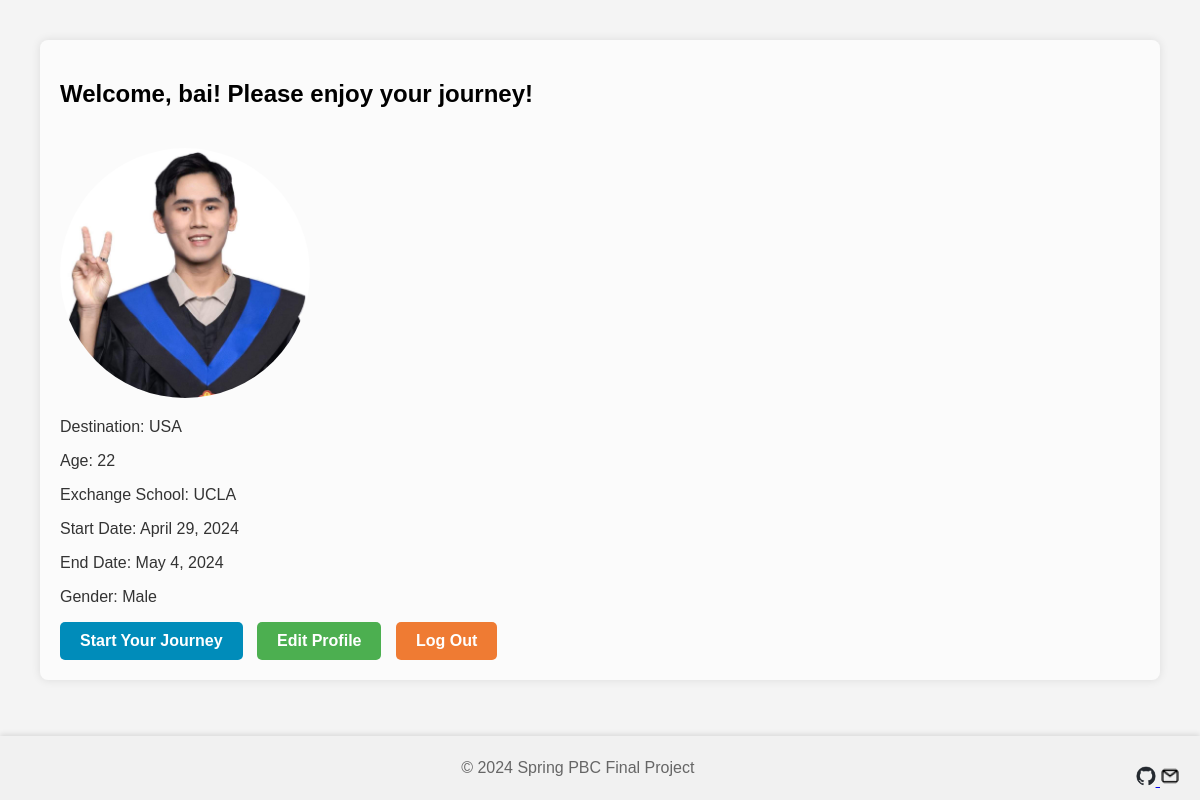
Page /welcome/ (signed in) on the committed database.
### login/models.py (models this page shows, shortened)
class UserProfile(models.Model):
    user = models.OneToOneField(User, on_delete=models.CASCADE)
    destination = models.CharField(max_length=100, blank=True, null=True)
    age = models.PositiveIntegerField(blank=True, null=True)
    exchange_school = models.CharField(max_length=100, blank=True, null=True)
    start_date = models.DateField(null=True, blank=True)
    end_date = models.DateField(null=True, blank=True)
    gender = models.CharField(max_length=1, choices=(('M', 'Male'), ('F', 'Female')), blank=True, null=True)
    avatar = models.ImageField(upload_to='avatars/', blank=True, null=True)

### login/views.py (the view)
# urls.py: path('welcome/', welcome, name='welcome'),
@login_required
def welcome(request):
    profile, created = UserProfile.objects.get_or_create(user=request.user)
    context = {
        'username': request.user.username,
        'profile': profile,
    }
    return render(request, 'login/welcome.html', context)

### templates/login/welcome.html (shortened to what this page needs)
{% load static %}
<!DOCTYPE html>
<html>
<head>
    <link rel="stylesheet" href="{% static 'css/footer.css' %}">
</head>
<body>
    <div class="content">
        <h2>Welcome, {{ username }}! Please enjoy your journey!</h2>
        {% if profile.avatar %}
            <img src="{{ profile.avatar.url }}" alt="Your avatar" width="250">
        {% endif %}
        <p>Destination: {{ profile.destination }}</p>
        <p>Age: {{ profile.age }}</p>
        <p>Exchange School: {{ profile.exchange_school }}</p>
        <p>Start Date: {{ profile.start_date }}</p>
        <p>End Date: {{ profile.end_date }}</p>
        <p>Gender: {{ profile.get_gender_display }}</p>
        <div>
            <a href="{% url 'user_matching' username=request.user.username %}" class="button start-journey">Start Your Journey</a>
            <a href="{% url 'update_profile' %}" class="button edit-profile">Edit Profile</a>
            <a href="{% url 'login' %}" class="button log-out">Log Out</a>
        </div>
    </div>
</body>
</html>
<footer>
    <div class="footer-container">
        <div class="footer-text">© 2024 Spring PBC Final Project</div>
        <div class="footer-icon">
            <a href="https://github.com/Bai1026/PBC_Final_Project/tree/main" target="_blank">
                <img src="{% static 'images/github.png' %}" alt="Our GitHub" style="width:20px; height:20px;">
            </a>
            <a href="mailto:b09602017@ntu.edu.tw" target="_blank">
                <img src="{% static 'images/email.png' %}" alt="Our GitHub" style="width:20px; height:20px;">
            </a>
        </div>
    </div>
</footer>

### myproject/static/css/footer.css (style rules this page uses)
footer { position: fixed; left: 0; bottom: 0; width: 100%; background-color: #f1f1f1; color: #666; text-align: center; padding: 10px 0; box-shadow: 0 -2px 5px rgba(0,0,0,0.1); }
.footer-container { display: flex; justify-content: space-between; align-items: center; padding: 0 20px; }
.footer-text { flex-grow: 1; text-align: center; }
.footer-icon { flex-grow: 0; }
.footer-icon a img { width: 24px; }

### templates/login/welcome.html (style rules this page uses)
body { font-family: Arial, sans-serif; background-color: #f4f4f4; margin: 40px; }
.content { background: rgb(251, 251, 251); padding: 20px; border-radius: 8px; box-shadow: 0 0 10px rgba(0,0,0,0.1); }
img { border-radius: 50%; margin-top: 20px; }
p { color: #333; }
.button { display: inline-block; padding: 10px 20px; text-decoration: none; border-radius: 5px; transition: background-color 0.3s; color: white; font-weight: bold; margin-right: 10px; }
.edit-profile { background-color: #4CAF50; }
.start-journey { background-color: #008CBA; }
.log-out { background-color: #ef7b33; }

### rows in the picture
UserProfile: avatar (picture), destination "USA", age "22", exchange_school "UCLA", start_date "April 29, 2024", end_date "May 4, 2024", gender "Male"

### other values in the picture
{{ username }} "bai"
